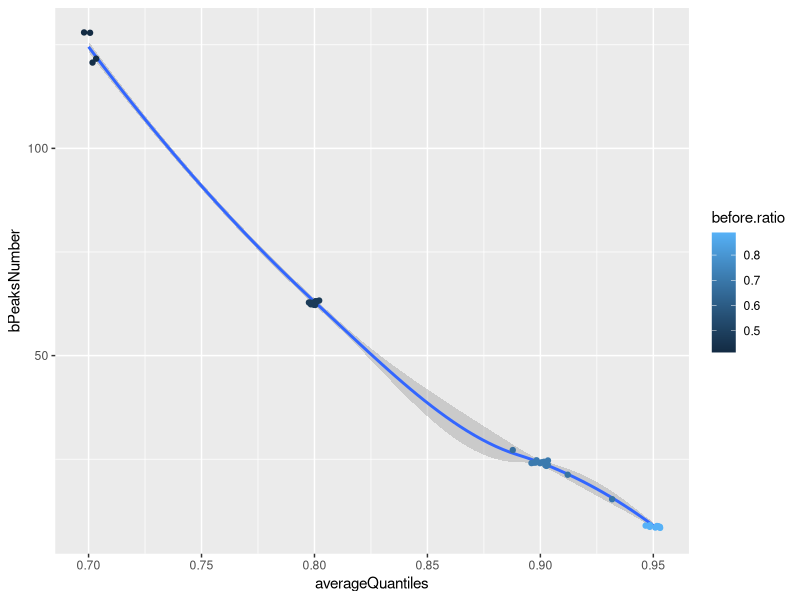
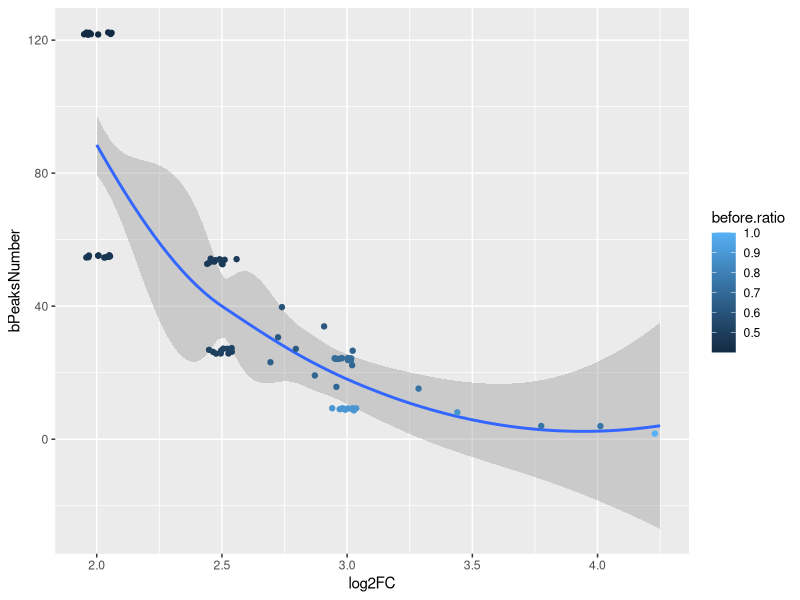

These figures' R source, in order:

library(tidyverse)

paramTable <- read.table("results.txt", header = T)
criterium.name <- "before.ratio"
vecProp <- paramTable[, criterium.name] <- paramTable[,"bPeaksNumber_beforeFeatures"] / paramTable[, "bPeaksNumber"]
paramTable[, "in.ratio"] <- paramTable[,"bPeaksNumber_beforeFeatures"] / paramTable[, "bPeaksNumber"]
maxima <- vecProp == max(vecProp)
which(maxima)

param.tib <- as_tibble(paramTable)


.params <- c(
  "IPcoeff", 
  "controlCoeff",
  "log2FC",
  "averageQuantiles",
  "bPeaksNumber",
  criterium.name
)

reg.table <- paramTable[, .params]
reg.tib <- as_tibble(reg.table)
reg.formula <- paste(criterium.name, "~ . - bPeaksNumber")
param.reg <- lm(reg.formula, data = reg.table)

s.param.reg <- summary(param.reg)
s.param.reg

reg.tib %>% filter(log2FC == 3) %>% 
  filter(averageQuantiles > 0.8 & averageQuantiles < 0.95) -> candidates.tib


reg.tib %>% filter(log2FC == 3) %>% 
  ggplot(aes(x=averageQuantiles, y=bPeaksNumber)) +
  geom_smooth() +
  geom_jitter(aes(colour=before.ratio)) 

reg.tib %>% filter(averageQuantiles > mean(averageQuantiles)) %>%
  ggplot(aes(x=log2FC, y=bPeaksNumber)) +
  geom_smooth() +
  geom_jitter(aes(colour=before.ratio)) 

opt.table <- paramTable[which(maxima), .params]
opt.table

reg.total.bpeaks <- lm(bPeaksNumber ~ . - before.ratio, data=reg.table)
s.reg.total <- summary(reg.total.bpeaks)
s.reg.total

reg.tib %>% filter(before.ratio > 0.7 & bPeaksNumber > 15) -> final.candidates
